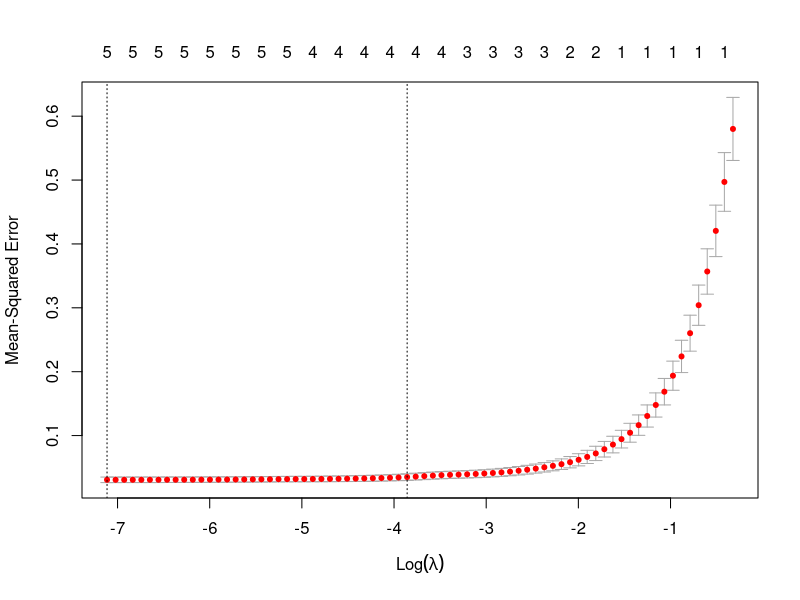
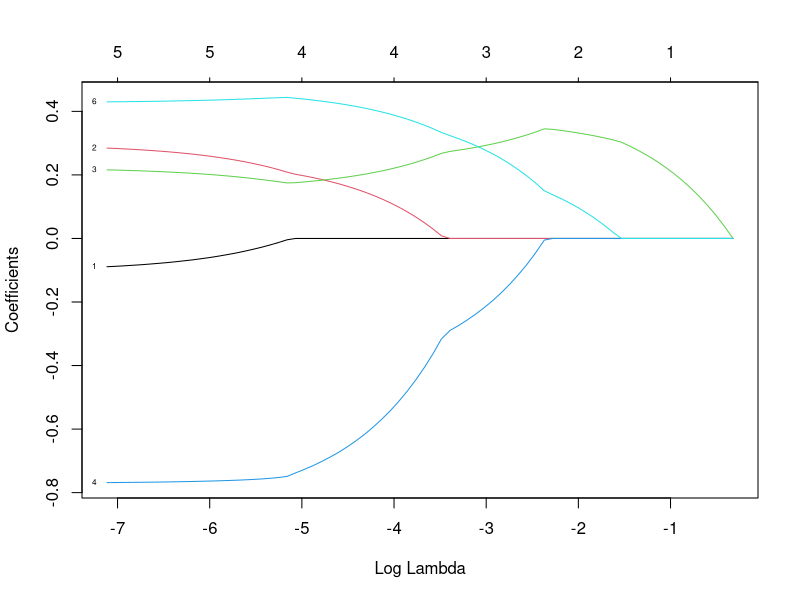

The R script that drew these images, in order:
## ---- chunk 1
data(iris)
library(glmnet)
set.seed(1)
## ---- chunk 2
iris_y = iris$Petal.Width
## ---- chunk 3
iris_x = subset(iris, select = -Petal.Width)
dim(iris_x)
## ---- chunk 4
?model.matrix
features_iris = data.frame(model.matrix( ~ . -1 , iris_x))
head(features_iris)
## ---- chunk 5
training_rows_iris = caret::createDataPartition(iris_y, p = 0.70, list = FALSE) 
## ---- chunk 6
train_x_iris = features_iris[training_rows_iris, ] # partition training dataset
test_x_iris = features_iris[-training_rows_iris, ] # partition test dataset

train_y_iris = iris_y[training_rows_iris] # partition training Y vector labels
test_y_iris = iris_y[-training_rows_iris] # partition test Y vector labels

### Check lengths of x and y data
dim(train_x_iris)
length(train_y_iris)

dim(test_x_iris)
length(test_y_iris)
## ---- chunk 7
lasso_iris = cv.glmnet(as.matrix(train_x_iris), train_y_iris, family = "gaussian", alpha = 1)
plot(lasso_iris)
plot(lasso_iris$glmnet.fit, xvar = "lambda", label = T)

# View minimum MSE and higher lambda within one standard error
lasso_iris$lambda.min
lasso_iris$lambda.1se

# View coefficients
coef(lasso_iris, s = "lambda.min")
coef(lasso_iris, s = "lambda.1se")

# Predict on test set
predictions_iris = predict(lasso_iris, s = lasso_iris$lambda.1se, newx = as.matrix(test_x_iris))
## ---- chunk 8
# Calculate mean-squared error = 0.0262426
mean((predictions_iris - test_y_iris)^2)

# Calculate root mean-squared error = 0.1619957
sqrt(mean((predictions_iris - test_y_iris)^2))
